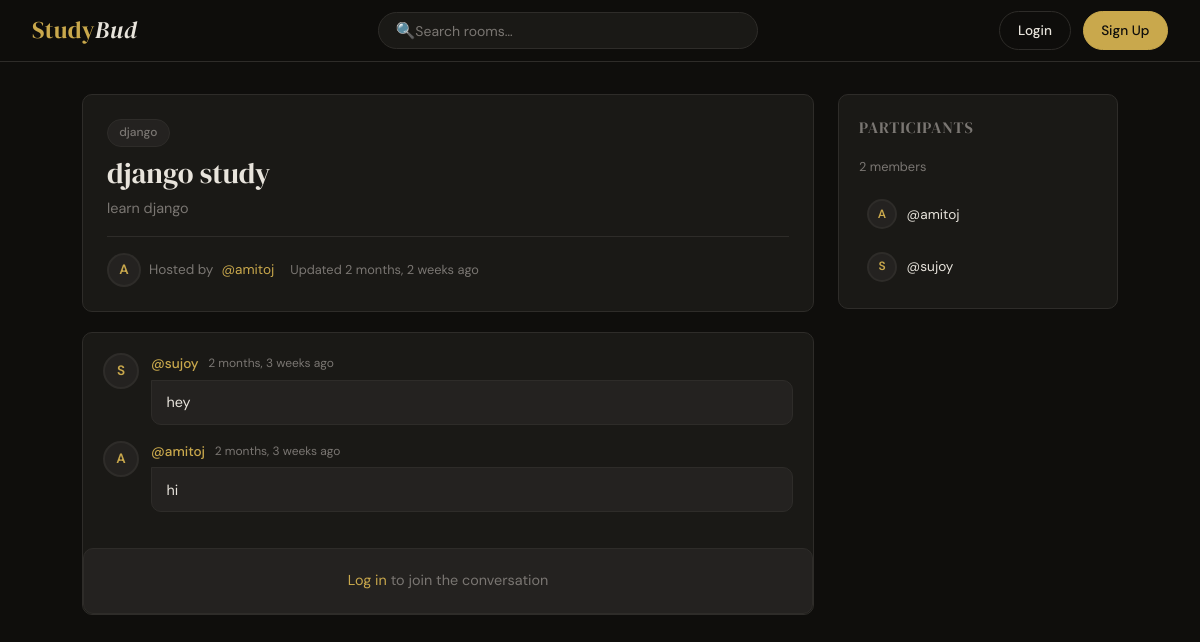
Page /room/3/ on the committed database.
### base/models.py (models this page shows, shortened)
class Room(models.Model):
    host = models.ForeignKey(User, on_delete=models.SET_NULL, null=True)
    topic = models.ForeignKey(Topic, on_delete=models.SET_NULL, null=True)
    name = models.CharField(max_length=200)
    description = models.TextField(null=True, blank=True)
    participants = models.ManyToManyField(User, related_name='participants', blank=True)
    updated = models.DateTimeField(auto_now=True)
    created = models.DateTimeField(auto_now_add=True)
    class Meta:
        ordering = ['-updated', '-created']

class Topic(models.Model):
    name = models.CharField(max_length=200)
    def __str__(self):
        return self.name

class Message(models.Model):
    user = models.ForeignKey(User, on_delete=models.CASCADE)
    room = models.ForeignKey(Room, on_delete=models.CASCADE)
    body = models.TextField()
    updated = models.DateTimeField(auto_now=True)
    created = models.DateTimeField(auto_now_add=True)
    class Meta:
        ordering = ['-updated', '-created']

### base/views.py (the view, shortened to what this page needs)
# urls.py: path('room/<str:pk>/',views.room, name="room"),
def room(request, pk):
    room=Room.objects.get(id=pk)
    room_messages =room.message_set.all()
    participants = room.participants.all()
    context = {'room': room, 'room_messages': room_messages, 'participants': participants}
    return render(request, 'base/room.html', context)

### base/templates/base/room.html (shortened to what this page needs)
{% extends 'base/main.html' %}
{% block content %}
<div class="room-layout">
  <div>
    <div class="room-header">
      <div class="room-header__top">
        <div>
          <div class="room-header__topic">
            <a href="{% url 'home' %}?q={{ room.topic.name }}" class="tag">{{ room.topic }}</a>
          </div>
          <h1 class="room-header__name">{{ room.name }}</h1>
          {% if room.description %}
          <p class="room-header__desc">{{ room.description }}</p>
          {% endif %}
        </div>
      </div>
      <div class="room-header__meta">
        <div class="room-header__host">
          <div class="avatar">{{ room.host.username|first|upper }}</div>
          Hosted by <a href="{% url 'user-profile' room.host.id %}">@{{ room.host.username }}</a>
        </div>
        <span style="color:var(--muted);font-size:.8rem;">Updated {{ room.updated|timesince }} ago</span>
      </div>
    </div>
    <div class="messages-section">
      <div class="messages-list" id="messages-list">
        {% for message in room_messages %}
        <div class="message-item">
          <div class="avatar">{{ message.user.username|first|upper }}</div>
          <div class="message-item__content">
            <div class="message-item__header">
              <a href="{% url 'user-profile' message.user.id %}" class="message-item__author">@{{ message.user.username }}</a>
              <span class="message-item__time">{{ message.created|timesince }} ago</span>
            </div>
            <div class="message-item__body">{{ message.body }}</div>
          </div>
        </div>
        {% empty %}
        <p style="text-align:center;color:var(--muted);font-style:italic;padding:2rem;font-family:var(--font-head);">
          Be the first to say something!
        </p>
        {% endfor %}
      </div>
      {% if request.user.is_authenticated %}
      <form class="message-form" method="POST">
        {% csrf_token %}
        <textarea name="body" placeholder="Write a message…" rows="2"></textarea>
        <button type="submit">Send</button>
      </form>
      {% else %}
      <div class="login-prompt">
        <a href="{% url 'login' %}">Log in</a> to join the conversation
      </div>
      {% endif %}
    </div>
  </div>
  <aside>
    <div class="participants-card">
      <p class="participants-title">Participants</p>
      <p class="participants-count">{{ participants.count }} member{{ participants.count|pluralize }}</p>
      <div class="participants-list">
        {% for participant in participants %}
        <div class="participant-item">
          <div class="avatar">{{ participant.username|first|upper }}</div>
          <a href="{% url 'user-profile' participant.id %}">@{{ participant.username }}</a>
        </div>
        {% empty %}
        <p style="color:var(--muted);font-size:.85rem;">No participants yet.</p>
        {% endfor %}
      </div>
    </div>
  </aside>
</div>
{% endblock %}

### base/templates/base/main.html (style rules this page uses)
:root { --bg: #0f0e0c; --surface: #1a1916; --surface2: #242220; --border: #2e2c29; --accent: #c9a84c; --accent2: #e8c97a; --text: #e8e4dc; --muted: #7a7672; --danger: #c0544a; --radius: 10px; --font-head: 'DM Serif Display', Georgia, serif; --font-body: 'DM Sans', sans-serif; }
*, *::before, *::after { box-sizing: border-box; margin: 0; padding: 0; }
body { background: var(--bg); color: var(--text); font-family: var(--font-body); font-size: 15px; line-height: 1.6; min-height: 100vh; }
a { color: inherit; text-decoration: none; }
.avatar { width: 34px; height: 34px; border-radius: 50%; background: var(--surface2); border: 2px solid var(--border); display: flex; align-items: center; justify-content: center; font-weight: 600; font-size: .85rem; color: var(--accent); flex-shrink: 0; overflow: hidden; }
.tag { display: inline-block; padding: .2rem .7rem; border-radius: 40px; font-size: .75rem; font-weight: 500; background: var(--surface2); color: var(--muted); border: 1px solid var(--border); }

### base/templates/base/room.html (style rules this page uses)
.room-layout { display: grid; grid-template-columns: 1fr 280px; gap: 1.5rem; max-width: 1100px; margin: 0 auto; padding: 2rem; align-items: start; }
.room-header { background: var(--surface); border: 1px solid var(--border); border-radius: var(--radius); padding: 1.5rem; margin-bottom: 1.25rem; }
.room-header__top { display: flex; align-items: flex-start; justify-content: space-between; gap: 1rem; margin-bottom: 1rem; }
.room-header__topic { margin-bottom: .6rem; }
.room-header__name { font-family: var(--font-head); font-size: 1.8rem; font-weight: 400; line-height: 1.2; }
.room-header__desc { color: var(--muted); font-size: .9rem; margin-top: .4rem; line-height: 1.6; }
.room-header__meta { display: flex; align-items: center; gap: 1rem; padding-top: 1rem; border-top: 1px solid var(--border); }
.room-header__host { display: flex; align-items: center; gap: .5rem; font-size: .85rem; color: var(--muted); }
.room-header__host a { color: var(--accent); }
.messages-section { background: var(--surface); border: 1px solid var(--border); border-radius: var(--radius); overflow: hidden; }
.messages-list { padding: 1.25rem; display: flex; flex-direction: column; gap: 1rem; max-height: 480px; overflow-y: auto; }
.message-item { display: flex; gap: .75rem; animation: fadeUp .3s ease; }
.message-item .avatar { flex-shrink: 0; width: 36px; height: 36px; font-size: .85rem; }
.message-item__content { flex: 1; }
.message-item__header { display: flex; align-items: center; gap: .6rem; margin-bottom: .3rem; }
.message-item__author { font-weight: 500; font-size: .85rem; color: var(--accent); }
.message-item__time { font-size: .75rem; color: var(--muted); }
.message-item__body { background: var(--surface2); border: 1px solid var(--border); border-radius: 0 10px 10px 10px; padding: .65rem .9rem; font-size: .9rem; line-height: 1.55; color: var(--text); }
.participants-card { background: var(--surface); border: 1px solid var(--border); border-radius: var(--radius); padding: 1.25rem; position: sticky; top: 80px; }
.participants-title { font-family: var(--font-head); font-size: 1rem; color: var(--muted); letter-spacing: .06em; text-transform: uppercase; margin-bottom: 1rem; }
.participants-count { font-size: .8rem; color: var(--muted); margin-bottom: 1rem; }
.participants-list { display: flex; flex-direction: column; gap: .6rem; }
.participant-item { display: flex; align-items: center; gap: .6rem; font-size: .85rem; padding: .4rem .5rem; border-radius: 8px; transition: background .2s; }
.participant-item .avatar { width: 30px; height: 30px; font-size: .75rem; }
.participant-item a { color: var(--text); }
.login-prompt { background: var(--surface2); border: 1px solid var(--border); border-radius: var(--radius); padding: 1.25rem; text-align: center; font-size: .9rem; color: var(--muted); margin-top: 1rem; }
.login-prompt a { color: var(--accent); }

### rows in the picture
Room: topic "django", name "django study", description "learn django", host.username|first "A", host.username "amitoj", updated "2 months, 2 weeks"
Message: user.username|first "S", user.username "sujoy", created "2 months, 3 weeks", body "hey"
Message: user.username|first "A", user.username "amitoj", created "2 months, 3 weeks", body "hi"

### other values in the picture
{{ participants.count }} "2"
{{ participant.username|first|upper }} "A"
{{ participant.username }} "amitoj"
{{ participant.username|first|upper }} "S"
{{ participant.username }} "sujoy"
